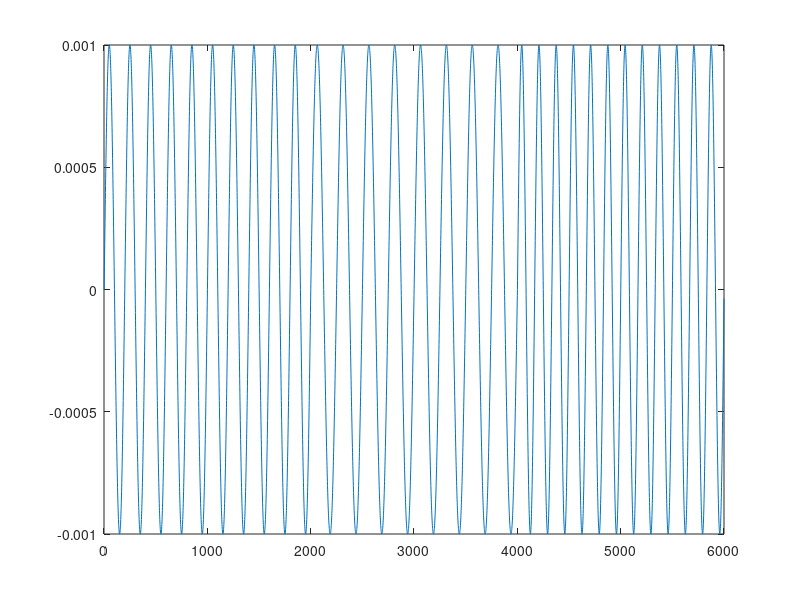

Write the MATLAB code that produced this figure.
csv1 = csvread('PartSinwave1.csv');
csv2 = csvread('PartSinwave11.csv');
csv3 = csvread('PartSinwave10.csv');
allCsv = [csv1;csv2;csv3]; % Concatenate vertically
csvwrite('VaryingFreqSinWave10_8_12.csv', allCsv);
plot(allCsv)
